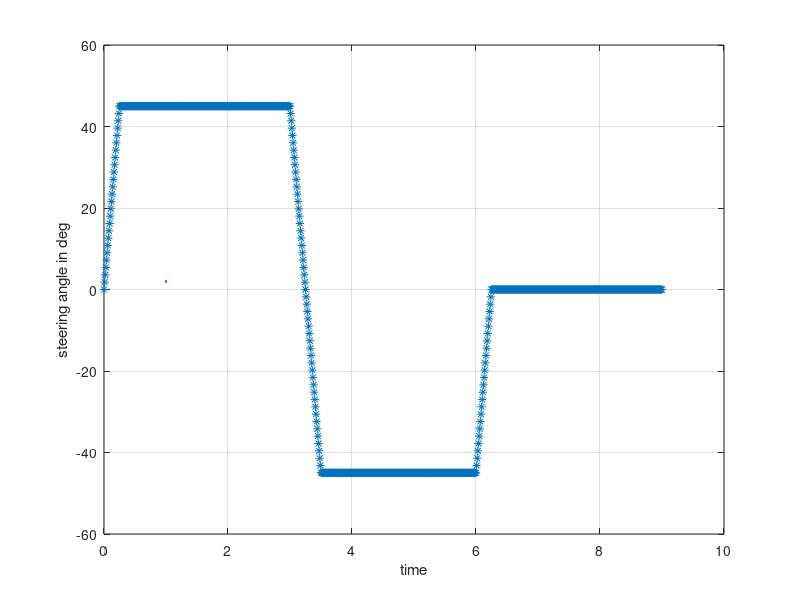
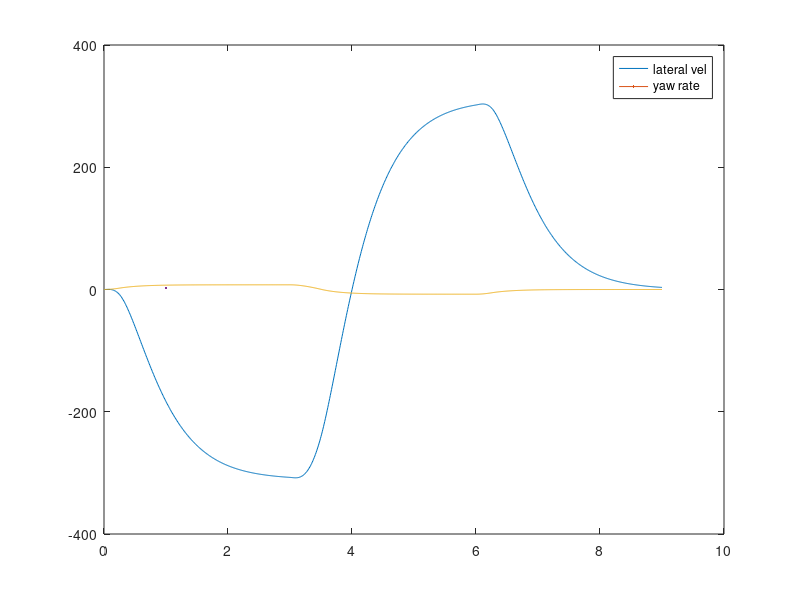
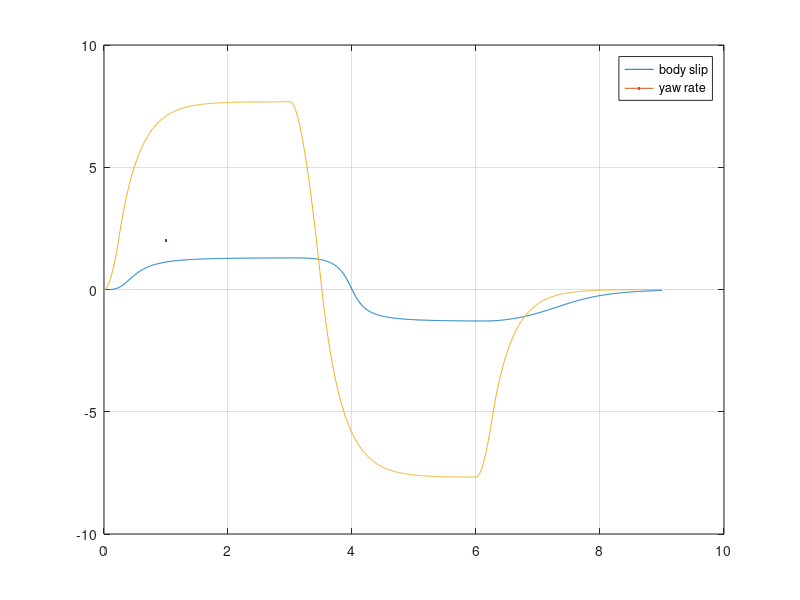
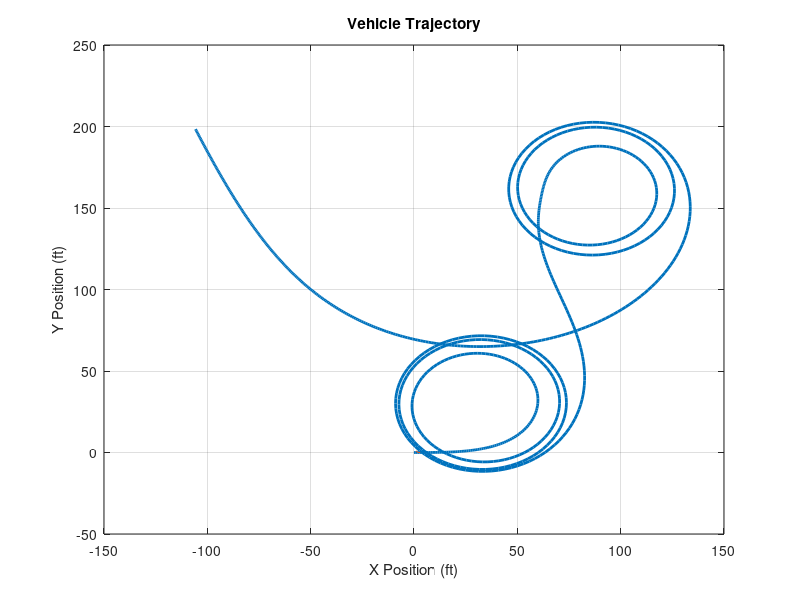

MATLAB code to generate these figures, in order:
clc 
clear
close all
%% params 
figure
%%
C1 = 140; % lb/deg
C2 = 140; % lb/deg
W = 3000; %lb
I = 40000; % lbs-ft^2
x1 = 4.5; % ft
x2 = 3.5; % ft
L = x1+x2;

% conversion 
m = W / 32.2; % slugs
I = 40000/32.17 ;% slug ft^2
C1 = C1* 180/pi; % lb/rad
C2 = C2* 180/pi; % lb/rad

U_mph = [30 60]; % mph
c = [linspace(1,1,length(U_mph))' zeros(length(U_mph),1) zeros(length(U_mph),1)];

n = [3];

%% loop

% state space loop

for k = 1:length(n)


    if n(k) == 1
        x1 = 3.5; % ft
        x2 = 4.5; % ft
    
    elseif n(k) == 2 % crit at 50.6 mph
        x1 = 4.5; % ft
        x2 = 3.5; % ft
    else
        x1 = 4.5; % ft
        x2 = 4.5; % ft
    end


    for i =1: length(U_mph)
        u = U_mph(i)*1.466667 ; % ft/s
        % state space 
        A = [(-C1-C2)/(m*u) ((-x1*C1 + x2*C2)/(m*u))-u;
              ((-x1*C1 + x2*C2)/(I*u)) ((-x1^2*C1 - x2^2*C2)/(I*u))];   
        B = [(C1/m); (x1*C1)/(I)];   
        C = eye(2,2);
        D = zeros(2,1);
        t = 0:0.01:9; 
        sys = ss(A, B, C, D);
        [num,den] = ss2tf(A,B,[0,1],0);
        TF_yaw_rate = tf([num],[den])

        % steadt state yaw rate 
        K2 = -m*(x1*C1-x2*C2)/(C1*C2*L)
        ss_yaw_rate_respones = (u)/(L + u^2*K2);


       

        % steering calc input real life 

        rate_max = 180;   % deg/s
        delta_hw = zeros(size(t));
        
        for l = 1:length(t)-1
            if t(l) < 3
                delta_des = 45;
            elseif t(l) < 6
                delta_des = -45;
            elseif t(l) < 9
                delta_des = 0;
            else
                delta_des = 0;
            end
        
            % error to target
            err = delta_des - delta_hw(l);
            max_step = rate_max * 0.01;
        
            if abs(err) <= max_step
                delta_hw(l+1) = delta_des;   % hit target exactly
            else
                delta_hw(l+1) = delta_hw(l) + sign(err)*max_step;
            end
        end

        delta_hw = delta_hw.* (pi/180);

        % steering input calc for steady state about R
        Radius = 400; %ft
        delta_angle_rad = ((x1+x2) + K2*u^2)/(Radius);





        % Kss = -A\B;
        % kv = Kss(1);
        % kr = Kss(2);
        % delta_angle_rad = u / sqrt((Radius^2)*(kr^2) - kv^2);
        
       
        delta =  ones(length(t),1).* delta_angle_rad;% rads
        x0 = [0; 0];      % initial lateral velocity and yaw rate
        [y,t,x] = lsim(sys, delta_hw, t, x0);
        beta = -atan(y(:,1)./u);
        
        % eigs
        eigenvalues = eig(A);
        
    
        % yaw rate tranfer function
        Ca = C1+C2;
        Cb = x1*C1-x2*C2;
        Cc = x1^2*C1 + x2^2*C2;
        r_tf = tf([C1*x1*m*u^2 C1*C2*u*L],[m*u^2*I (m*u*Cc+I*u*Ca) C1*C2*L^2-m*u^2*Cb])
    






        
        % 
        % % for bode plot
        % bode(TF_yaw_rate)
        % grid on
        % hold on
        % title("Bode plot of yaw rate respones")
        % 
        % Plot for pole locations
        
        % plot(real(eigenvalues),imag(eigenvalues), "*",LineWidth=3)
        % hold on
        % title('Pole locations')
        % grid on
        % 
        % plot for ss respones values vel sweep
        % if n(k) == 1
        %     plot(U_mph(i),ss_yaw_rate_respones,"*",LineWidth=3,Color="r")
        %     hold on
        %     grid on
        % elseif n(k) == 2
        %     plot(U_mph(i),ss_yaw_rate_respones,"*",LineWidth=3,Color="b")
        %     hold on
        %     grid on
        % else
        %     plot(U_mph(i),ss_yaw_rate_respones,"*",LineWidth=3,Color="g")
        %     hold on
        %     grid on
        %     xlabel("mph")
        %     ylabel("ss yaw rate respons")
        % 
        % end
        % 



        dt = 0.01;

        vy = y(:,1);     
        r  = y(:,2);      
        psi = zeros(length(t),1);
        X   = zeros(length(t),1);
        Y   = zeros(length(t),1);
        
        for j = 1:length(t)-1
            psi(j+1) = psi(j) + r(j)*dt;
        
            Xdot = u*cos(psi(j)) - vy(j)*sin(psi(j));
            Ydot = u*sin(psi(j)) + vy(j)*cos(psi(j));
        
            X(j+1) = X(j) + Xdot*dt;
            Y(j+1) = Y(j) + Ydot*dt;
        end
       


        % plot for part 3
        % 
        % if n(k) == 1
        %     plot(U_mph(i),delta_angle_rad,"*",LineWidth=3,Color="r")
        %     hold on
        %     grid on
        % elseif n(k) == 2
        %     plot(U_mph(i),delta_angle_rad,"*",LineWidth=3,Color="b")
        %     hold on
        %     grid on
        % else
        %     plot(U_mph(i),delta_angle_rad,"*",LineWidth=3,Color="g")
        %     hold on
        %     grid on
        %     xlabel("mph")
        %     ylabel("ss yaw rate respons")
        % 
        % end
        % 
        % 


        % % plot postion
        % plot(X, Y, 'LineWidth', 2, color=[0 c(i) 0]);
        % xlabel('X Position (ft)');
        % ylabel('Y Position (ft)');
        % title('Vehicle Trajectory');
        % grid on;
        % hold on



        % plot for part 4
        plot(t,delta_hw * (180/pi),"*",LineWidth=2)
        grid on 
        xlabel("time")
        ylabel("steering angle in deg")


            
        
        
        % printing the steady state yaw rate respnes at speed u
        fprintf('Steady state yaw rate response at speed %.4f: %.4f\n', U_mph(i), ss_yaw_rate_respones);
        fprintf('Eigenvalues for U = %.4f mph: %+.4f%+.4fi and %+.4f%+.4fi\n', ...
        U_mph(i), real(eigenvalues(1)), imag(eigenvalues(1)), ...
        real(eigenvalues(2)), imag(eigenvalues(2)));
    
    end
end

%% plotting

figure
plot(t,y(:,1), Linewidth = 2)
hold on
plot(t,y(:,2),Linewidth = 2)
hold off
legend("lateral vel","yaw rate")


figure
plot(t,beta(:,1),Linewidth = 2)
hold on
plot(t,y(:,2),Linewidth = 2)
legend("body slip","yaw rate")
grid on


figure 
% plot postion
plot(X, Y, 'LineWidth', 2, color=[1 0 0]);
xlabel('X Position (ft)');
ylabel('Y Position (ft)');
title('Vehicle Trajectory');
grid on;
hold on
